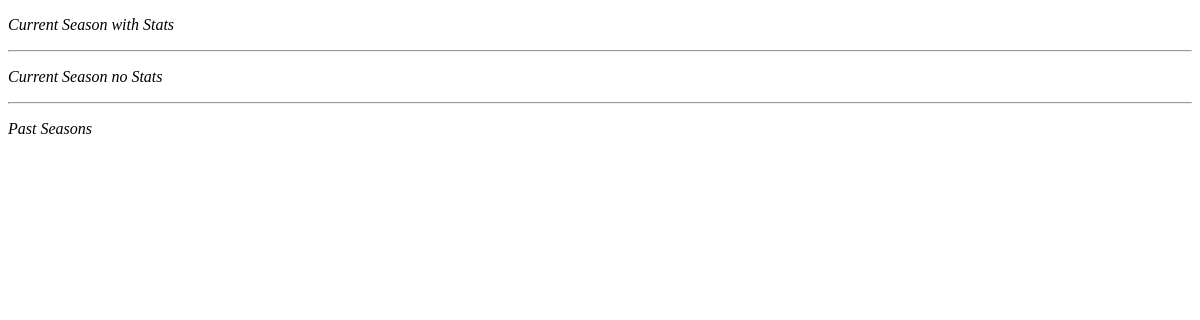
Before: /matches/ with the older database file.
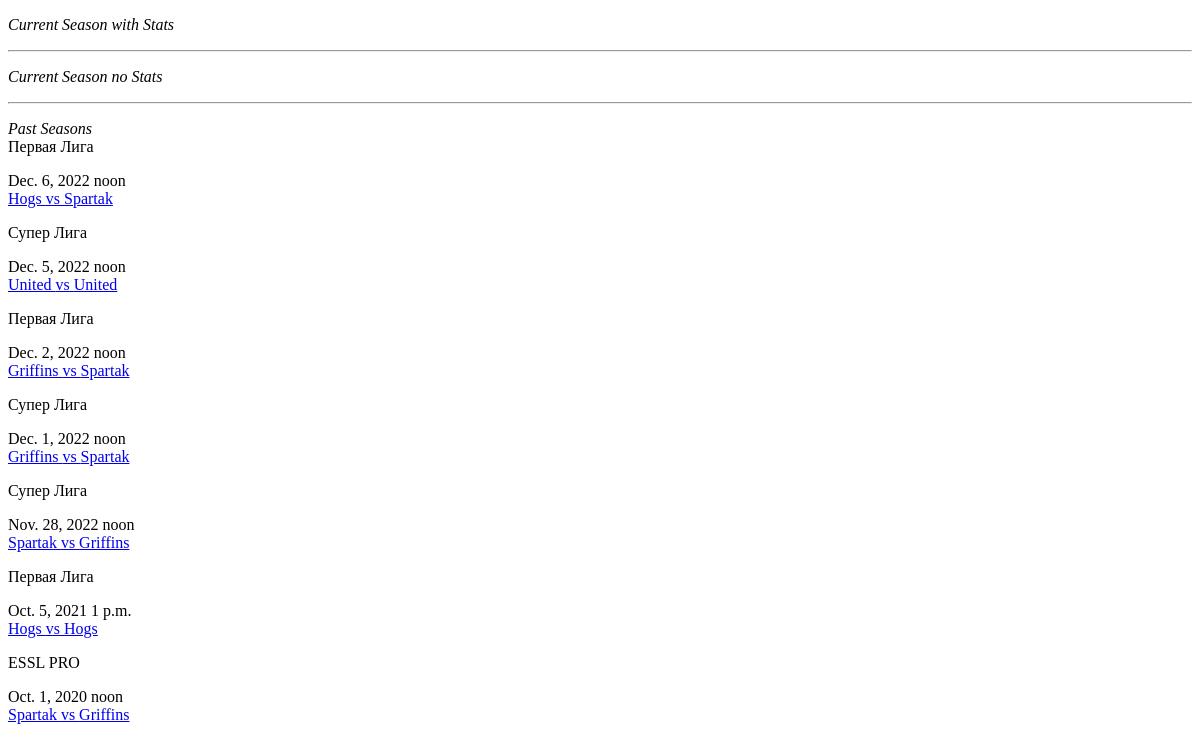
After: the same page with the newer database file.
### matches/models.py (models this page shows, shortened)
class Match(models.Model):
    season = models.ForeignKey(Season, on_delete=models.SET_NULL, null=True)
    tournament = models.ForeignKey(Tournament, on_delete=models.SET_NULL, null=True)
    is_playoff = models.BooleanField(name='Match Type', verbose_name='Playoff Match', default=False)
    date = models.DateField(blank=False)
    time = models.TimeField(blank=False, default='12:00:00')
    place = models.CharField(max_length=200, default='City and Stadium')
    field_length = models.IntegerField(default=90)
    team_a = models.ForeignKey(Team, on_delete=models.SET_NULL, null=True, related_name='team_a')
    team_b = models.ForeignKey(Team, on_delete=models.SET_NULL, null=True, related_name='team_b')
    class Meta:
        verbose_name = "Match"
        verbose_name_plural = "Matches"
        ordering = ['season', '-date']
    def get_absolute_url(self):
        return reverse('match_page', kwargs={
            'match_id': self.pk,
            'tournament': self.tournament.name,
            'season': self.season.year
        })

### tournaments/models.py (models this page shows, shortened)
class Tournament(models.Model):
    season = models.ManyToManyField(Season)
    name = models.CharField(max_length=100, blank=False)
    description = models.TextField(max_length=200, blank=True)
    def __str__(self):
        return f'{self.name}'
    class Meta:
        verbose_name = "Tournament"
        verbose_name_plural = "Tournament"
        ordering = ['-name']

### teams/models.py (models this page shows, shortened)
class Team(models.Model):
    name = models.CharField(max_length=250, blank=False)
    tournament = models.ForeignKey(Tournament, null=True, on_delete=models.SET_NULL)
    description = models.TextField(max_length=200, blank=True)
    class Meta:
        verbose_name = "Team"
        verbose_name_plural = "Teams"
        ordering = ['-tournament']

### matches/views.py (the view)
# urls.py: path('', MatchList.as_view(), name='match_list')  # matches list
class MatchList(View):
    def get(self, request):
        current_tournament_matches = Match.objects.filter(season__current_season=True)
        matches_stats = StatsMatchOnline.objects.filter(match__id__in=current_tournament_matches)
        matches_no_stats = current_tournament_matches.exclude(id__in=matches_stats)
        return render(request, 'matches/matches_list.html',
                      {
                          'current_tournament_matches': current_tournament_matches,
                          'other_seasons_matches': _get_other_tournaments_matches().filter(
                              season__current_season=False),
                          'matches_stats': matches_stats,
                          'matches_no_stats': matches_no_stats,
                      })

### matches/models.py (called while the page is built)
def _get_other_tournaments_matches():
    return Match.objects.filter(tournament__in=_get_other_years_tournaments())

### seasons/models.py (called while the page is built)
def _get_other_seasons():
    return Season.objects.filter(current_season=False)

### tournaments/models.py (called while the page is built)
def _get_other_years_tournaments():
    return Tournament.objects.filter(season__in=_get_other_seasons())

### templates/matches/matches_list.html (shortened to what this page needs)
<!DOCTYPE html>
<html lang="en">
<head>
</head>
<body>
<p><i>Current Season with Stats</i>
<br>
<hr>
</p>
<p><i>Current Season no Stats</i>
<br>
<hr>
</p>
<p><i>Past Seasons</i>
<br>{% for match in other_seasons_matches %} {{ match.tournament }}
    <p>
    {{ match.date }} {{ match.time }}
    <br><a href={{ match.get_absolute_url }}>{{ match.team_a.name }} vs {{ match.team_b.name }}</a>
    </p>
{% endfor %}
</p>
</body>
</html>

Changed rows visible on the page:
now on this page (row edited): Match: tournament "Первая Лига", date "Dec. 6, 2022", time "noon", team_a.name "Hogs", team_b.name "Spartak"
now on this page (row edited): Match: tournament "Супер Лига", date "Dec. 5, 2022", time "noon", team_a.name "United", team_b.name "United"
now on this page (row edited): Match: tournament "Первая Лига", date "Dec. 2, 2022", time "noon", team_a.name "Griffins", team_b.name "Spartak"
now on this page (row edited): Match: tournament "Супер Лига", date "Dec. 1, 2022", time "noon", team_a.name "Griffins", team_b.name "Spartak"
now on this page (row edited): Match: tournament "Супер Лига", date "Nov. 28, 2022", time "noon", team_a.name "Spartak", team_b.name "Griffins"
added Match: tournament "Первая Лига", date "Oct. 5, 2021", time "1 p.m.", team_a.name "Hogs", team_b.name "Hogs"
now on this page (row edited): Match: tournament "ESSL PRO", date "Oct. 1, 2020", time "noon", team_a.name "Spartak", team_b.name "Griffins"
